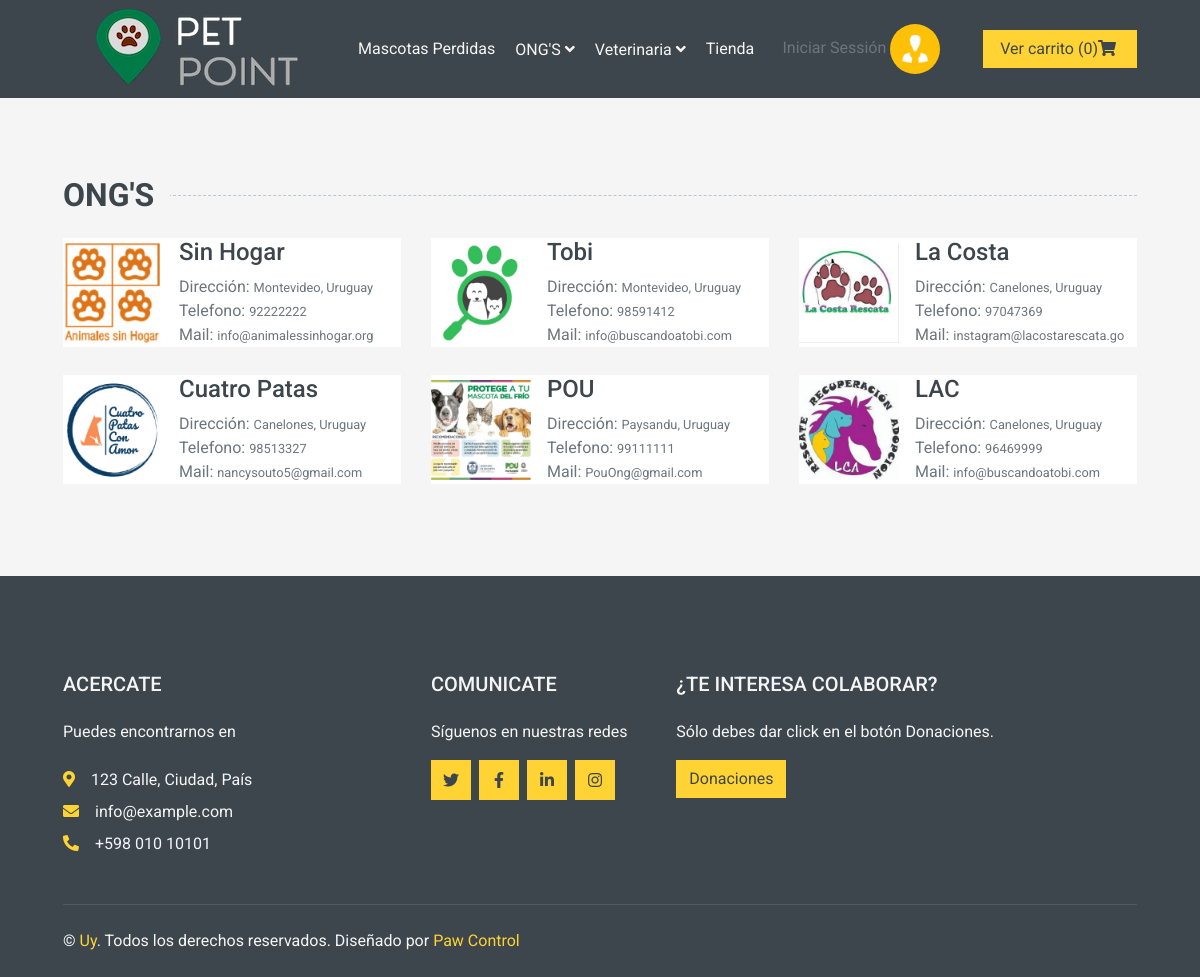
/View/Ong.php, run on the app's committed database.
### tables this page shows
CREATE TABLE `usuario` (
  `codigo` varchar(200) NOT NULL,
  `pass` varchar(200) NOT NULL,
  `nombre` varchar(200) NOT NULL,
  `telefono` int(11) NOT NULL,
  `direccion` varchar(200) NOT NULL,
  `mail` varchar(200) NOT NULL,
  `img` varchar(200) DEFAULT NULL,
  `rol` int(11) NOT NULL
);

### View/Ong.php (the view, shortened to what this page needs)
<?php
$db = new Conexion();
$con = $db->conectar();
$consulta = "SELECT * FROM usuario WHERE rol ='3'";
$resultado = mysqli_query($con, $consulta);
?>
<html lang="es">
<head>
    <link href="https://cdnjs.cloudflare.com/ajax/libs/font-awesome/5.10.0/css/all.min.css" rel="stylesheet">
    <link href="lib/animate/animate.min.css" rel="stylesheet">
    <link href="lib/owlcarousel/assets/owl.carousel.min.css" rel="stylesheet">
    <link href="../Css/style.css" rel="stylesheet">
</head>
<body>
    <?php include "BarrasYLibrerias/BarraNavegacion.php"; ?>
    <div class="container-fluid pt-5">
        <h2 class="section-title position-relative text-uppercase mx-xl-5 mb-4"><span class="bg-secondary pr-3">ONG'S</span></h2>
        <div class="row px-xl-5 pb-3">
            <?php foreach ($resultado as $row) { ?>
                <div class="col-lg-4 col-md-4 col-sm-6 pb-1">
                    <a class="text-decoration-none" href="">
                        <div class="cat-item d-flex align-items-center mb-4">
                            <div class="overflow-hidden" style="width: 100px; height: 100px;">
                                <img class="img-fluid" src="<?php echo substr($row['img'], 3) ?>" alt="">
                            </div>
                            <div class="flex-fill pl-3">
                                <h4><?php echo $row['nombre']; ?></h4>
                                <div class="text-body">Dirección: <small> <?php echo $row['direccion']; ?></small></div>
                                <div class="text-body">Telefono:  <small> <?php echo $row['telefono']; ?></small></div>
                                <div class="text-body">Mail:  <small> <?php echo $row['mail']; ?></small></div>
                            </div>
                        </div>
                    </a>
                </div>
            <?php } ?>
        </div>
    </div>
    <?php
    include "BarrasYLibrerias/Footer.php";
    ?>
</body>
</html>

### data on the page
usuario: img (picture), nombre "Sin Hogar", direccion "Montevideo, Uruguay", telefono "92222222", mail "info@animalessinhogar.org"
usuario: img (picture), nombre "Tobi", direccion "Montevideo, Uruguay", telefono "98591412", mail "info@buscandoatobi.com"
usuario: img (picture), nombre "La Costa", direccion "Canelones, Uruguay", telefono "97047369", mail "instagram@lacostarescata.go"
usuario: img (picture), nombre "Cuatro Patas", direccion "Canelones, Uruguay", telefono "98513327", mail "nancysouto5@gmail.com"
usuario: img (picture), nombre "POU", direccion "Paysandu, Uruguay", telefono "99111111", mail "PouOng@gmail.com"
usuario: img (picture), nombre "LAC", direccion "Canelones, Uruguay", telefono "96469999", mail "info@buscandoatobi.com"

### other printed values
$name "Iniciar Sessión"
